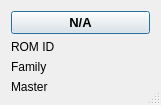
<ui version="4.0" >
 <class>ds18b20ui</class>
 <widget class="QDialog" name="ds18b20ui" >
  <property name="windowModality" >
   <enum>Qt::NonModal</enum>
  </property>
  <property name="geometry" >
   <rect>
    <x>0</x>
    <y>0</y>
    <width>161</width>
    <height>105</height>
   </rect>
  </property>
  <property name="focusPolicy" >
   <enum>Qt::StrongFocus</enum>
  </property>
  <property name="windowTitle" >
   <string>DS18B20</string>
  </property>
  <property name="windowIcon" >
   <iconset resource="../onewire.qrc" >
    <normaloff>:/images/images/kfm_home.png</normaloff>:/images/images/kfm_home.png</iconset>
  </property>
  <property name="autoFillBackground" >
   <bool>true</bool>
  </property>
  <property name="sizeGripEnabled" >
   <bool>true</bool>
  </property>
  <property name="modal" >
   <bool>false</bool>
  </property>
  <layout class="QGridLayout" name="gridLayout" >
   <item row="0" column="0" colspan="2" >
    <widget class="QPushButton" name="valueui" >
     <property name="font" >
      <font>
       <pointsize>10</pointsize>
       <weight>75</weight>
       <bold>true</bold>
      </font>
     </property>
     <property name="autoFillBackground" >
      <bool>false</bool>
     </property>
     <property name="text" >
      <string>N/A</string>
     </property>
    </widget>
   </item>
   <item row="1" column="0" >
    <widget class="QLabel" name="labelromid" >
     <property name="sizePolicy" >
      <sizepolicy vsizetype="Preferred" hsizetype="Preferred" >
       <horstretch>1</horstretch>
       <verstretch>0</verstretch>
      </sizepolicy>
     </property>
     <property name="text" >
      <string>ROM ID</string>
     </property>
    </widget>
   </item>
   <item row="2" column="0" >
    <widget class="QLabel" name="labelfamily" >
     <property name="sizePolicy" >
      <sizepolicy vsizetype="Preferred" hsizetype="Preferred" >
       <horstretch>1</horstretch>
       <verstretch>0</verstretch>
      </sizepolicy>
     </property>
     <property name="text" >
      <string>Family</string>
     </property>
    </widget>
   </item>
   <item row="3" column="0" >
    <widget class="QLabel" name="labelmaster" >
     <property name="sizePolicy" >
      <sizepolicy vsizetype="Preferred" hsizetype="Preferred" >
       <horstretch>1</horstretch>
       <verstretch>0</verstretch>
      </sizepolicy>
     </property>
     <property name="text" >
      <string>Master</string>
     </property>
    </widget>
   </item>
  </layout>
 </widget>
 <resources>
  <include location="../onewire.qrc" />
  <include location="../onewire.qrc" />
 </resources>
 <connections/>
</ui>
